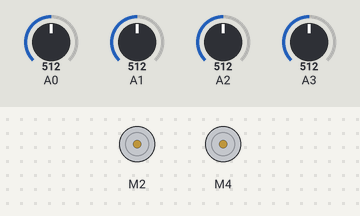
The sketch below on a simulated Arduino Uno, built with avr-gcc and run on an emulated ATmega328P. Parts: 2 × DC motor (green arrow = forward, orange = backward, longer = faster). The test bench sets the inputs (shaded band); at power-on: A2 = 512, A1 = 512, A0 = 512, A3 = 512.

Above: at 1.27 s.
1.3 s: A2 set to 167
4.3 s: A2 set to 144
At 4.3 s:
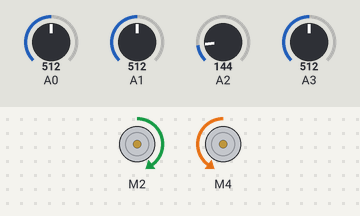
7.3 s: A1 set to 174
10.3 s: A1 set to 145
At 10.9 s:
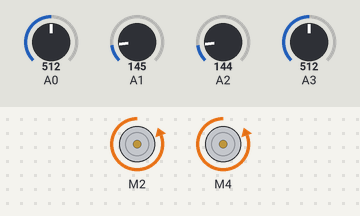
13.3 s: A0 set to 170
16.3 s: A0 set to 152
At 16.9 s:
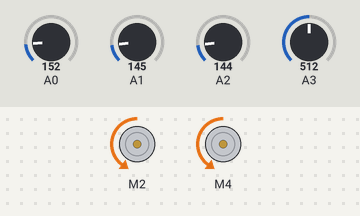
Timing chart, 0 to 65.3 s (numbered marks = the images above; inputs shaded):
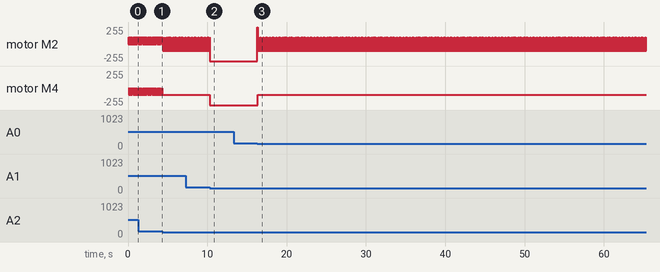

The sketch:

mashinka_chatgpt_with_memory.ino
```cpp
#include "GyverMotor.h"

GMotor motorR(DRIVER2WIRE, 2, 3, HIGH);
GMotor motorL(DRIVER2WIRE, 4, 11, HIGH);

int a0, a1, a2, a3;
int speed = 100;
int maxspeed = 255;
int trsh = 160;
int step = 7;

// Переменные для хранения состояния манёвра
enum Maneuver { STRAIGHT, TURN_RIGHT, TURN_LEFT, ADJUST_RIGHT, ADJUST_LEFT, CROSSROAD };
Maneuver currentManeuver = STRAIGHT;

void setup() {
  motorR.setMode(FORWARD);
  motorL.setMode(BACKWARD);
  pinMode(A0, INPUT);
  pinMode(A1, INPUT);
  pinMode(A2, INPUT);
  pinMode(A3, INPUT);
  Serial.begin(9600);
}

void loop() {
  a0 = analogRead(A0);
  a1 = analogRead(A1);
  a2 = analogRead(A2);
  a3 = analogRead(A3);

  // Проверка перекрестка
  if (a0 >= trsh && a1 >= trsh && a2 >= trsh && a3 >= trsh) {
    handleCrossroad();
    return;
  }

  // Логика манёвра
  if (a0 > trsh && a1 <= trsh && a2 <= trsh) { // Правый край
    turnRight();
  } else if (a1 > trsh && a0 <= trsh && a3 <= trsh) { // Левый край
    turnLeft();
  } else if (a2 > trsh && a3 <= trsh) { // Правый внутренний
    adjustRight();
  } else if (a3 > trsh && a2 <= trsh) { // Левый внутренний
    adjustLeft();
  } else if (a2 > trsh && a3 > trsh && (a0 > trsh || a1 > trsh)) {
    handleCurrentManeuver();
  } else { // Все датчики на белом
    goStraight();
  }
}

void goStraight() {
  motorR.setSpeed(speed);
  motorL.setSpeed(speed);
  delay(step);
  currentManeuver = STRAIGHT;
}

void turnRight() {
  motorR.setMode(BACKWARD);
  motorR.setSpeed(maxspeed);
  motorL.setSpeed(maxspeed);
  delay(step * 5);
  motorR.setMode(FORWARD);
  currentManeuver = TURN_RIGHT;
}

void turnLeft() {
  motorL.setMode(FORWARD);
  motorR.setSpeed(maxspeed);
  motorL.setSpeed(maxspeed);
  delay(step * 5);
  motorL.setMode(BACKWARD);
  currentManeuver = TURN_LEFT;
}

void adjustRight() {
  motorL.setMode(FORWARD);
  motorR.setSpeed(speed);
  motorL.setSpeed(speed);
  delay(step + 2);
  motorL.setMode(BACKWARD);
  currentManeuver = ADJUST_RIGHT;
}

void adjustLeft() {
  motorR.setMode(BACKWARD);
  motorR.setSpeed(speed);
  motorL.setSpeed(speed);
  delay(step + 2);
  motorR.setMode(FORWARD);
  currentManeuver = ADJUST_LEFT;
}

void handleCrossroad() {
  motorR.setSpeed(0);
  motorL.setSpeed(0);
  delay(step * 10); // Задержка для стабилизации
  motorR.setSpeed(speed);
  motorL.setSpeed(speed);
  delay(step * 10); // Время для проезда перекрестка
  currentManeuver = CROSSROAD;
}

void handleCurrentManeuver() {
  if (currentManeuver == TURN_RIGHT) {
    turnRight();
  } else if (currentManeuver == TURN_LEFT) {
    turnLeft();
  } else if (currentManeuver == ADJUST_RIGHT) {
    adjustRight();
  } else if (currentManeuver == ADJUST_LEFT) {
    adjustLeft();
  }
}
```

Measured:
- the behaviour switches between 160 and 159 on A2 (found by bisection; images 0 and 1)
- the behaviour switches between 161 and 160 on A1 (found by bisection; images 1 and 2)
- the behaviour switches between 161 and 160 on A0 (found by bisection; images 2 and 3)
- after the input at 4.3 s, motor M4: stops changing and stays backward 100/255
- after the input at 10.3 s, motor M4: backward 100/255 → backward 255/255 at once
- after the input at 16.3 s, motor M2: backward 255/255 → forward 255/255 at once, then moves between backward 100/255 and forward 255/255, repeating every 7.0 s; motor M4: backward 255/255 → backward 100/255 at once
- by itself, motor M4: alternates backward 100/255 for 0.07 s and stopped for 0.07 s
